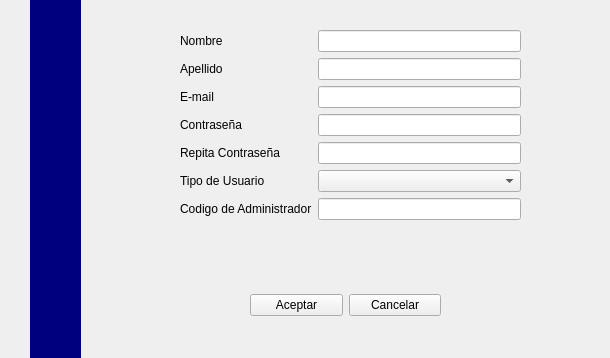
<?xml version="1.0" encoding="UTF-8"?>
<ui version="4.0">
 <class>RegistroUsuario</class>
 <widget class="QWidget" name="RegistroUsuario">
  <property name="geometry">
   <rect>
    <x>0</x>
    <y>0</y>
    <width>610</width>
    <height>358</height>
   </rect>
  </property>
  <property name="windowTitle">
   <string>Form</string>
  </property>
  <widget class="Line" name="line">
   <property name="geometry">
    <rect>
     <x>30</x>
     <y>0</y>
     <width>51</width>
     <height>361</height>
    </rect>
   </property>
   <property name="styleSheet">
    <string notr="true">color: rgb(0, 0, 127);</string>
   </property>
   <property name="frameShadow">
    <enum>QFrame::Plain</enum>
   </property>
   <property name="lineWidth">
    <number>100</number>
   </property>
   <property name="orientation">
    <enum>Qt::Vertical</enum>
   </property>
  </widget>
  <widget class="QWidget" name="formLayoutWidget">
   <property name="geometry">
    <rect>
     <x>180</x>
     <y>30</y>
     <width>341</width>
     <height>227</height>
    </rect>
   </property>
   <layout class="QFormLayout" name="formLayout">
    <property name="fieldGrowthPolicy">
     <enum>QFormLayout::AllNonFixedFieldsGrow</enum>
    </property>
    <item row="0" column="0">
     <widget class="QLabel" name="nombreLabel">
      <property name="text">
       <string>Nombre</string>
      </property>
     </widget>
    </item>
    <item row="0" column="1">
     <widget class="QLineEdit" name="nombreLineEdit"/>
    </item>
    <item row="1" column="0">
     <widget class="QLabel" name="apellidoLabel">
      <property name="text">
       <string>Apellido</string>
      </property>
     </widget>
    </item>
    <item row="1" column="1">
     <widget class="QLineEdit" name="apellidoLineEdit"/>
    </item>
    <item row="2" column="0">
     <widget class="QLabel" name="eMailLabel">
      <property name="text">
       <string>E-mail</string>
      </property>
     </widget>
    </item>
    <item row="2" column="1">
     <widget class="QLineEdit" name="eMailLineEdit"/>
    </item>
    <item row="3" column="0">
     <widget class="QLabel" name="contrasenaLabel">
      <property name="text">
       <string>Contraseña</string>
      </property>
     </widget>
    </item>
    <item row="3" column="1">
     <widget class="QLineEdit" name="contrasenaLineEdit"/>
    </item>
    <item row="4" column="0">
     <widget class="QLabel" name="repitaContrasenaLabel">
      <property name="text">
       <string>Repita Contraseña</string>
      </property>
     </widget>
    </item>
    <item row="4" column="1">
     <widget class="QLineEdit" name="repitaContrasenaLineEdit"/>
    </item>
    <item row="5" column="0">
     <widget class="QLabel" name="tipoDeUsuarioLabel">
      <property name="text">
       <string>Tipo de Usuario</string>
      </property>
     </widget>
    </item>
    <item row="5" column="1">
     <widget class="QComboBox" name="tipoDeUsuarioComboBox"/>
    </item>
    <item row="6" column="0">
     <widget class="QLabel" name="codigoDeAdministradorLabel">
      <property name="text">
       <string>Codigo de Administrador</string>
      </property>
     </widget>
    </item>
    <item row="6" column="1">
     <widget class="QLineEdit" name="codigoDeAdministradorLineEdit"/>
    </item>
   </layout>
  </widget>
  <widget class="QWidget" name="horizontalLayoutWidget">
   <property name="geometry">
    <rect>
     <x>250</x>
     <y>280</y>
     <width>191</width>
     <height>51</height>
    </rect>
   </property>
   <layout class="QHBoxLayout" name="horizontalLayout">
    <item>
     <widget class="QPushButton" name="aceptarPushButton">
      <property name="text">
       <string>Aceptar</string>
      </property>
     </widget>
    </item>
    <item>
     <widget class="QPushButton" name="cancelarPushButton">
      <property name="text">
       <string>Cancelar</string>
      </property>
     </widget>
    </item>
   </layout>
  </widget>
 </widget>
 <resources/>
 <connections/>
</ui>
